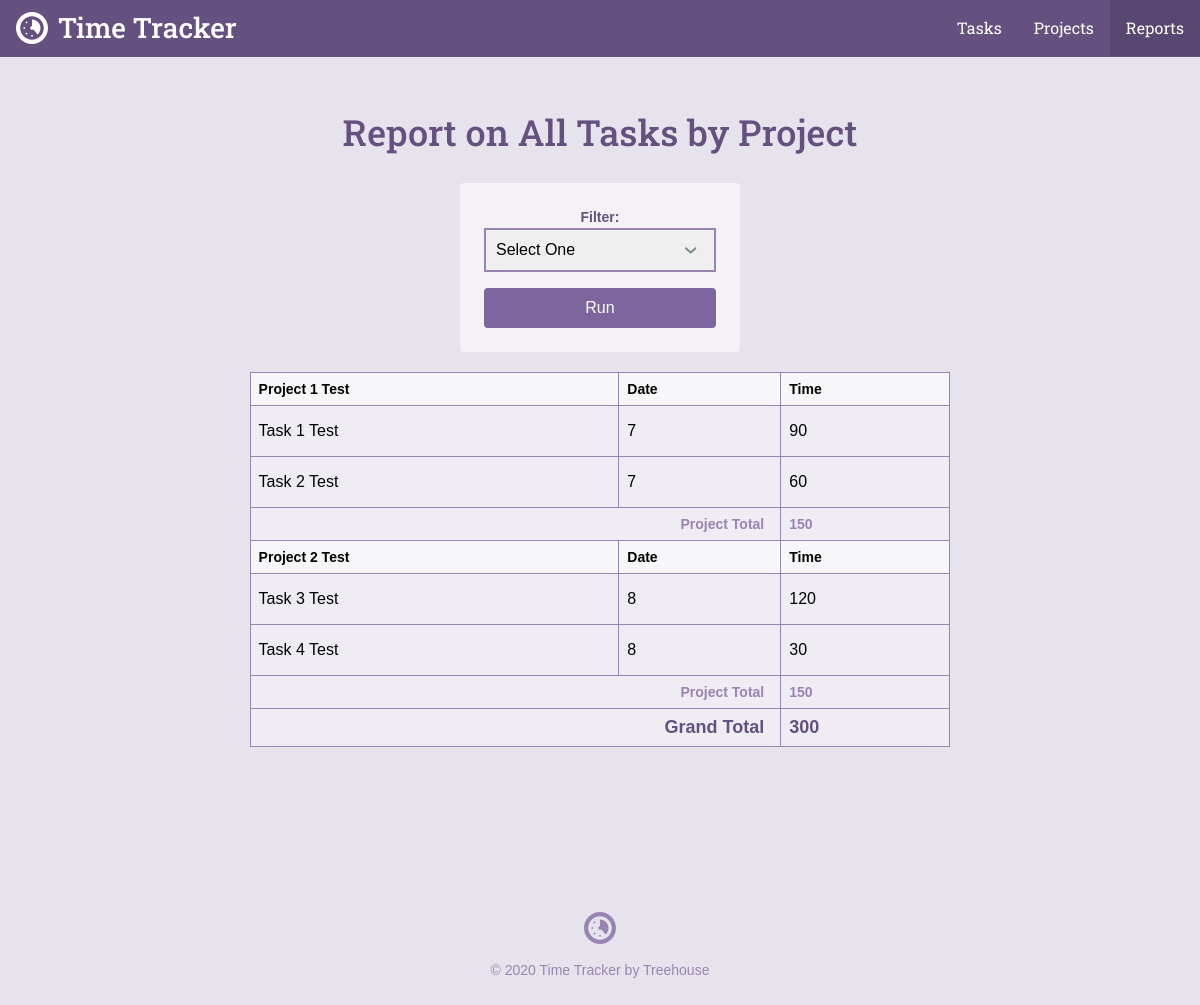
The app's page /reports.php with its own data.
### tables this page shows
CREATE TABLE `tasks` (
  `task_id` int(11) NOT NULL,
  `project_id` int(11) NOT NULL,
  `title` text NOT NULL,
  `date` text NOT NULL,
  `time` int(11) NOT NULL
);

CREATE TABLE `projects` (
  `project_id` int(11) NOT NULL,
  `title` text NOT NULL,
  `category` text NOT NULL
);

### inc/functions.php (called while the page is built, shortened)
<?php
function get_task_list($filter = null){
    include 'connection.php';
    $sql = 'SELECT tasks.*, projects.title AS project FROM tasks'
        . ' JOIN projects ON tasks.project_id = projects.project_id';
    $where = '';
    $orderBy = ' ORDER BY date DESC';
    if($filter){
        $orderBy = ' ORDER BY projects.title ASC, date DESC';
    }
    try {
        $results = $db->prepare($sql . $where . $orderBy);
        $results->execute();
    } catch(Exception $e){
        echo "Error: " . $e->getMessage() . "</br>";
        return array();
    }
    return $results->fetchAll(PDO::FETCH_ASSOC);
}

### reports.php (the view, shortened to what this page needs)
<?php
require 'inc/functions.php';
$page = "reports";
$filter = 'all';
include 'inc/header.php';
?>
<div class="col-container page-container">
    <div class="col col-70-md col-60-lg col-center">
        <div class="col-container">
            <h1 class='actions-header'>Report on <?php
                if(!is_array($filter)){
                    echo "All Tasks by Project";
                }
                ?></h1>
            <form class="form-container form-report" action="reports.php" method='GET'>
                <label for="filter">Filter:</label>
                <select name="filter" id="filter">
                    <option value="">Select One</option>
                </select>
                <input type="submit" class="button" value="Run">
            </form>
        </div>
        <div class="section page">
            <div class="wrapper">
                <table>
                    <?php
                    $total = $project_id = $project_total = 0;
                    $tasks = get_task_list($filter);
                    foreach($tasks as $item){
                        if($project_id != $item['project_id']){
                            if($project_id > 0){
                                echo "<tr>\n";
                                echo "<th class='project-total-label' colspan='2'> Project Total</th>\n";
                                echo "<th class='project-total-number'>$project_total</th>\n";
                                echo "</tr>\n";
                                $project_total = 0;
                            }
                            $project_id = $item['project_id'];
                            echo "<thead>\n";
                            echo "<tr>\n";
                            echo "<th>" . $item['project'] . "</th>\n";
                            echo "<th>Date</th>\n";
                            echo "<th>Time</th>\n";
                            echo "</tr>\n";
                            echo "</thead>\n";
                        }
                        $project_total += $item['time'];
                        $total += $item['time'];
                        echo "<tr>\n";
                        echo "<td>" . $item['title'] . "</td>\n";
                        echo "<td>" . $item['date'] . "</td>\n";
                        echo "<td>" . $item['time'] . "</td>\n";
                    }
                    echo "<tr>\n";
                    echo "<th class='project-total-label' colspan='2'> Project Total</th>\n";
                    echo "<th class='project-total-number'>$project_total</th>\n";
                    echo "</tr>\n";
                    ?>
                    <tr>
                        <th class='grand-total-label' colspan='2'>Grand Total</th>
                        <th class='grand-total-number'><?php echo $total ?></th>
                    </tr>
                </table>
            </div>
        </div>
    </div>
</div>
<?php include "inc/footer.php"; ?>

### inc/header.php (shortened to what this page needs)
<html>
<head>
	<link rel="stylesheet" href="css/style.css" type="text/css">
</head>
<body>
	<header class="header">
    <div class="col-container">
  		<h1>
        <a class="logo" href="./">
          <svg viewbox="0 0 64 64" class="logo-icon"><use xlink:href="#logo_icon"></use></svg>
          <span class="logo-name">Time Tracker</span>
        </a>
      </h1>
  		<ul class="nav">
        <li class="nav-item tasks<?php if ($page == "tasks") { echo " on"; } ?>"><a class="nav-link" href="task_list.php">Tasks</a></li>
        <li class="nav-item projects<?php if ($page == "projects") { echo " on"; } ?>"><a class="nav-link" href="project_list.php">Projects</a></li>
        <li class="nav-item reports<?php if ($page == "reports") { echo " on"; } ?>"><a class="nav-link" href="reports.php">Reports</a></li>
      </ul>
    </div>
  </header>
	<div id="content">

### inc/footer.php
</div>
	<footer class="footer">
    <div class="col-container">
      <svg viewbox="0 0 64 64" class="logo-icon"><use xlink:href="#logo_icon"></use></svg>
  		<p class="footer-copy">&copy; <?php echo date("Y"); ?> Time Tracker by Treehouse</p>
    </div>
	</footer>
</body>
</html>

### records on screen
tasks: project.title "Project 1 Test", title "Task 1 Test", date "7", time "90"
tasks: title "Task 2 Test", date "7", time "60"
tasks: project_total "150", project.title "Project 2 Test", title "Task 3 Test", date "8", time "120"
tasks: title "Task 4 Test", date "8", time "30"

### other values on screen
$project_total "150"
$total "300"
